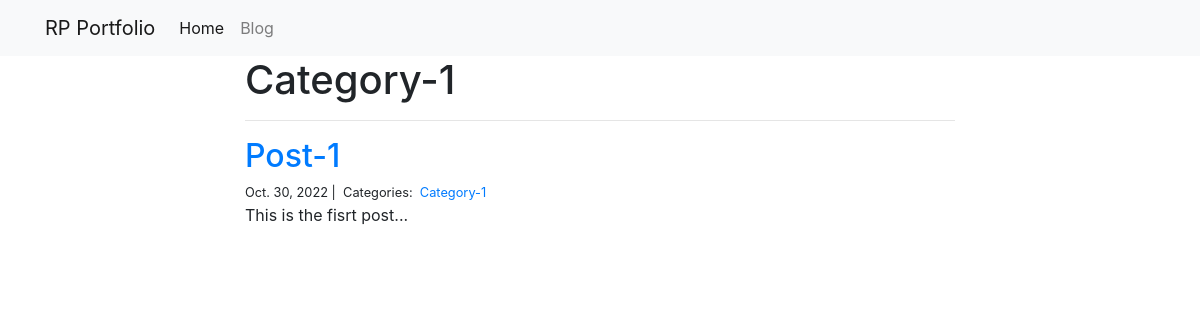
Page /blog/Category-1/ on the committed database.
### blog/models.py (models this page shows)
class Category(models.Model):
    name = models.CharField(max_length=20)

class Post(models.Model):
    title = models.CharField(max_length=200)
    body = models.TextField()
    created_on = models.DateTimeField(auto_now_add=True)
    last_modified = models.DateTimeField(auto_now=True)
    categories = models.ManyToManyField('Category', related_name='posts')

### blog/views.py (the view)
# urls.py: path("<category>/", views.blog_category, name="blog_category")
def blog_category(request, category):
    posts = Post.objects.filter(
        categories__name__contains = category
    ).order_by("-created_on")
    context = {
        "category": category,
        "posts": posts
    }
    return render(request, "blog_category.html", context)

### blog/templates/blog_category.html
{% extends "base.html" %}
{% block page_content %}
<div class="col-md-8 offset-md-2">
    <h1>{{ category | title }}</h1>
    <hr>
    {% for post in posts %}
        <h2><a href="{% url 'blog_detail' post.id%}">{{ post.title }}</a></h2>
        <small>
            {{ post.created_on.date }} |&nbsp;
            Categories:&nbsp;
            {% for category in post.categories.all %}
            <a href="{% url 'blog_category' category.name %}">
                {{ category.name }}
            </a>&nbsp;
            {% endfor %}
        </small>
        <p>{{ post.body | slice:":400" }}...</p>
    {% endfor %}
</div>
{% endblock %}

### rows in the picture
Category: name "Category-1"
Post: title "Post-1", created_on "Oct. 30, 2022", body "This is the fisrt post"
